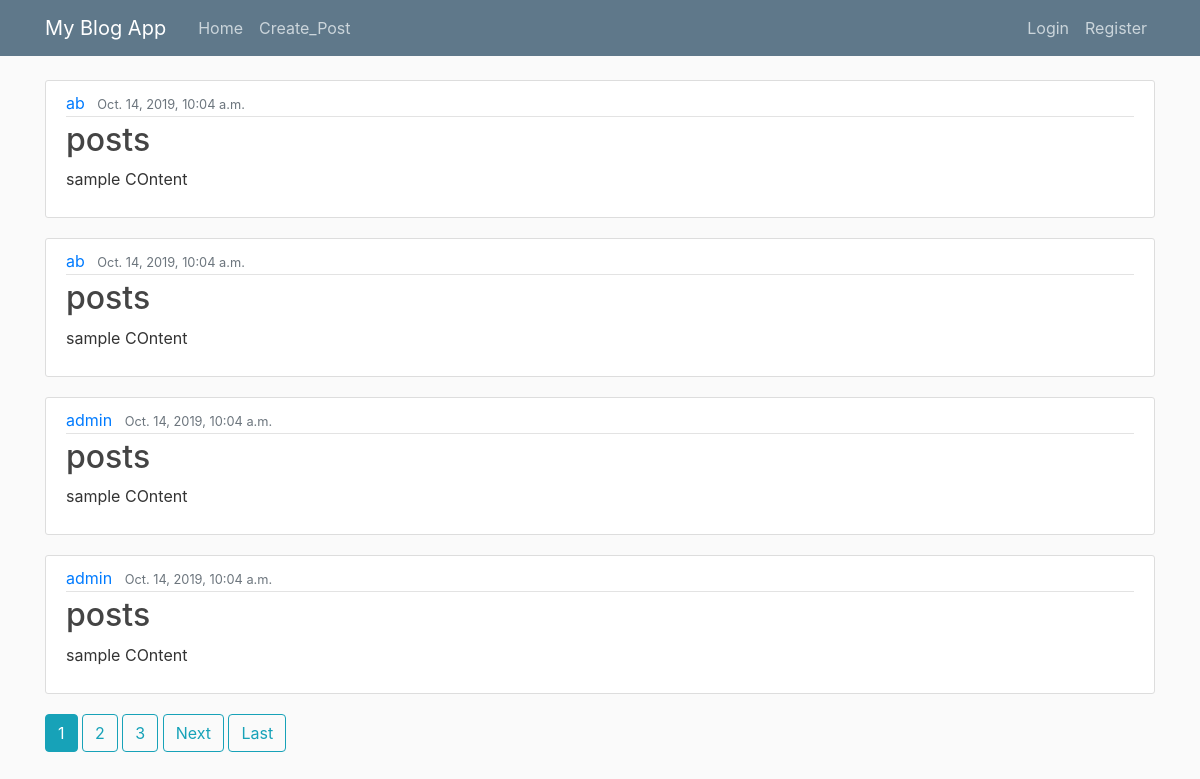
The page / on the database its author committed.
### blogs/models.py (models this page shows, shortened)
class Posts(models.Model):
    title=models.CharField(max_length=200)
    date_posted=models.DateTimeField(default=timezone.now)
    content=models.TextField()
    author=models.ForeignKey(User,on_delete=models.CASCADE)

### blogs/views.py (the view)
# urls.py: path('',views.PostsHomeView.as_view(),name='blog-home'),
class PostsHomeView(ListView):
    model=Posts
    context_object_name='posts'
    template_name='blogs/home.html'
    ordering=['-date_posted']
    paginate_by=4

### blogs/templates/blogs/home.html (shortened to what this page needs)
{% extends 'blogs/base.html' %}
{% block content %}
<div class="container">
    {% for p in posts %}
    <article class="media content-section">
        <div class="media-body">
            <div class="article-metadata">
                <a class="mr-2" href="{% url 'user-posts' p.author %}">{{ p.author }}</a>
                <small class="text-muted">{{ p.date_posted }}</small>
            </div>
            <h2><a class="article-title" href="{% url 'post-details' p.id %}">{{ p.title }}</a></h2>
            <p class="article-content">{{ p.content }}</p>
        </div>
    </article>
    {% endfor %}
    {% if is_paginated %}
    {% for i in page_obj.paginator.page_range %}
    {% if i == page_obj.number %}
    <a class="btn btn-info" href="?page={{i}}">{{i}}</a>
    {% elif i > page_obj.number|add:'-3' and page_obj.number|add:'3' > i %}
    <a class="btn btn-outline-info" href="?page={{i}}">{{i}}</a>
    {% endif %}
    {% endfor %}
    {% if page_obj.has_next %}
    <a href="?page={{page_obj.next_page_number}}" class="btn btn-outline-info">Next</a>
    <a href="?page={{page_obj.paginator.num_pages}}" class="btn btn-outline-info">Last</a>
    {% endif %}
    {% endif %}
</div>
{% endblock content %}

### blogs/templates/blogs/base.html (shortened to what this page needs)
{% load static %}
<!DOCTYPE html>
<html lang="en">
<head>
    <link rel="stylesheet" href="https://stackpath.bootstrapcdn.com/bootstrap/4.3.1/css/bootstrap.min.css"
>
    <link rel="stylesheet" href="{% static 'blogs/main.css' %}">
</head>
<body>
    <header class="site-header">
        <nav class="navbar navbar-expand-md navbar-dark bg-steel fixed-top">
            <div class="container">
                <a class="navbar-brand mr-4" href="{% url 'blog-home' %}">My Blog App</a>
                <div class="collapse navbar-collapse" id="navbarToggle">
                    <div class="navbar-nav mr-auto">
                        <a class="nav-item nav-link" href="/">Home</a>
                        <a class="nav-item nav-link" href="{% url 'create' %}">Create_Post</a>
                    </div>
                    <div class="navbar-nav">
                        {% if user.is_authenticated %}
                        <a class="nav-item nav-link" href="{% url 'profile' %}">Profile</a>
                        <a class="nav-item nav-link" href="{% url 'logout' %}">Logout</a>
                        {% else %}
                        <a class="nav-item nav-link" href="{% url 'login' %}">Login</a>
                        <a class="nav-item nav-link" href="{% url 'register' %}">Register</a>
                        {% endif %}
                    </div>
                </div>
            </div>
        </nav>
    </header>
    {% block content %}
    {% endblock content %}
</body>
</html>

### blogs/static/blogs/main.css (style rules this page uses)
body { background: #fafafa; color: #333333; margin-top: 5rem; }
h1, h2, h3, h4, h5, h6 { color: #444444; }
.bg-steel { background-color: #5f788a; }
.site-header .navbar-nav .nav-link { color: #cbd5db; }
.content-section { background: #ffffff; padding: 10px 20px; border: 1px solid #dddddd; border-radius: 3px; margin-bottom: 20px; }
.article-title { color: #444444; }
.article-content { white-space: pre-line; }
.article-metadata { padding-bottom: 1px; margin-bottom: 4px; border-bottom: 1px solid #e3e3e3 }

### rows shown on the page
Posts: author "ab", date_posted "Oct. 14, 2019, 10:04 a.m.", title "posts", content "sample COntent"
Posts: author "ab", date_posted "Oct. 14, 2019, 10:04 a.m.", title "posts", content "sample COntent"
Posts: author "admin", date_posted "Oct. 14, 2019, 10:04 a.m.", title "posts", content "sample COntent"
Posts: author "admin", date_posted "Oct. 14, 2019, 10:04 a.m.", title "posts", content "sample COntent"

### other values the page prints
{{ i }} "1"
{{ i }} "2" "3"
